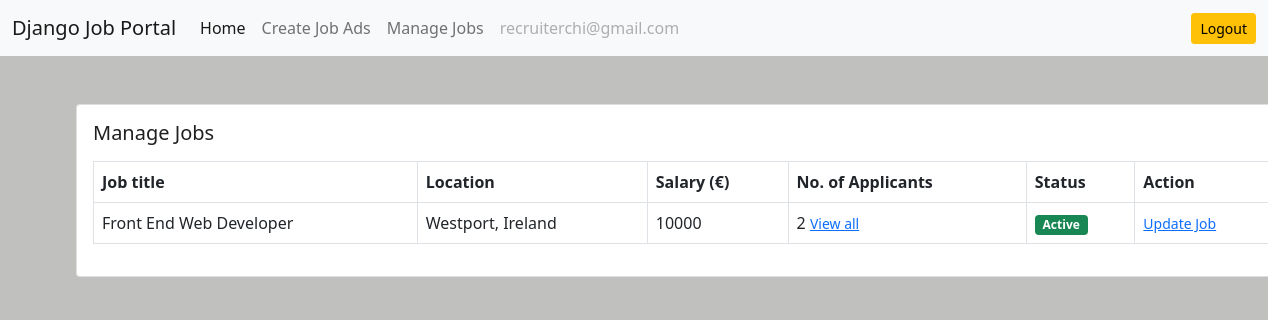
The page /job/manage-jobs/ (signed in) on the database its author committed.
### users/models.py (models this page shows)
class User(AbstractUser):
    email = models.EmailField(unique=True)
    is_recruiter = models.BooleanField(default=False)
    is_applicant = models.BooleanField(default=False)
    has_resume = models.BooleanField(default=False)
    has_company = models.BooleanField(default=False)

### work/models.py (models this page shows, shortened)
class Job(models.Model):
    job_type_choices = (
        ("Remote", "Remote"),
        ("Onsite", "Onsite"),
        ("Hybrid", "Hybrid"),
    )
    user = models.ForeignKey(User, on_delete=models.CASCADE)
    company = models.ForeignKey(Company, on_delete=models.CASCADE)
    title = models.CharField(max_length=100)
    city = models.CharField(max_length=100)
    salary = models.PositiveIntegerField(default=35000)
    requirements = models.TextField()
    ideal_candidate = models.TextField()
    is_available = models.BooleanField(default=True)
    timestamp = models.DateTimeField(auto_now_add=True)
    industry = models.ForeignKey(
        Industry, on_delete=models.DO_NOTHING, null=True, blank=True
    )
    state = models.ForeignKey(State, on_delete=models.DO_NOTHING, null=True, blank=True)
    job_type = models.CharField(
        max_length=20, choices=job_type_choices, null=True, blank=True
    )

class State(models.Model):
    name = models.CharField(max_length=100)
    def __str__(self):
        return self.name

### work/views.py (the view)
# urls.py: path("manage-jobs/", views.manage_jobs, name="manage-jobs"),
def manage_jobs(request):
    jobs = Job.objects.filter(user=request.user, company=request.user.company)
    context = {"jobs": jobs}
    return render(request, "work/manage_jobs.html", context)

### templates/work/manage_jobs.html
{% extends 'base.html' %}
{% load static %}
{% block content %}
<div class="card mx-auto" style="width: 76rem">
    <div class="card-body">
        <h5 class="card-title mb-3">Manage Jobs</h5>
        <div class="table-responsive">
            <table class="table table-bordered">
                <thead>
                    <tr>
                        <th scope="col">Job title</th>
                        <th scope="col">Location</th>
                        <th scope="col">Salary (€)</th>
                        <th scope="col">No. of Applicants</th>
                        <th scope="col">Status</th>
                        <th scope="col">Action</th>
                    </tr>
                </thead>
                <tbody>
                    {% for job in jobs %}
                    <tr>
                        <td>{{job.title}}</td>
                        <td>{{job.city}}, {{job.state}}</td>
                        <td>{{job.salary}}</td>
                        <td>
                            {{job.applyjob_set.all.count}}
                            <a href="{% url 'all-applicants' job.pk %}"><small>View all</small></a>
                        </td>
                        {% if job.is_available %}
                        <td><span class="badge bg-success">Active</span></td>
                        {% else %}
                        <td><span class="badge bg-warning">Not Active</span></td>
                        {% endif %}
                        <td>
                            <a href="{% url 'update-job' job.pk %}"><small>Update Job</small></a>
                        </td>
                    </tr>
                    {% endfor %}
                </tbody>
            </table>
        </div>
    </div>
</div>
{% endblock content %}

### templates/base.html (shortened to what this page needs)
<!DOCTYPE html>
{% load static %}
<html lang="en">
<head>
    <link rel="stylesheet" type="text/css" href="{% static 'styles/styles.css' %}" />
    <link href="https://cdn.jsdelivr.net/npm/bootstrap@5.0.2/dist/css/bootstrap.min.css" rel="stylesheet"
 />
</head>
<body class="background">
    <nav class="navbar navbar-expand-lg navbar-light bg-light">
        <div class="container-fluid">
            <a class="navbar-brand" href="{% url 'home' %}">Django Job Portal</a>
            <div class="collapse navbar-collapse" id="navbarSupportedContent">
                {% if request.user.is_authenticated %} {% if request.user.is_applicant%}
                <ul class="navbar-nav me-auto mb-2 mb-lg-0">
                    <li class="nav-item">
                        <a class="nav-link active" aria-current="page" href="{% url 'dashboard'%}">Home</a>
                    </li>
                    {% if request.user.has_resume %}
                    <li class="nav-item">
                        <a class="nav-link" href="{% url 'job-listing' %}">Apply to Jobs</a>
                    </li>
                    <li class="nav-item">
                        <a class="nav-link" aria-current="page" href="{% url 'applied-jobs' %}">Manage Job
                            Applications</a>
                    </li>
                    {% else %}
                    <li class="nav-item">
                        <a class="nav-link" href="{% url 'update-resume' %}">Create Resume</a>
                    </li>
                    {% endif %}
                    <li class="nav-item">
                        <a class="nav-link disabled" href="#" tabindex="-1"
                            aria-disabled="true">{{request.user.email}}</a>
                    </li>
                </ul>
                <a href="{% url 'logout' %}" class="btn btn-warning btn-sm">Logout</a>
                {% elif request.user.is_recruiter %}
                <ul class="navbar-nav me-auto mb-2 mb-lg-0">
                    <li class="nav-item">
                        <a class="nav-link active" aria-current="page" href="#">Home</a>
                    </li>
                    {% if request.user.has_company %}
                    <li class="nav-item">
                        <a class="nav-link" href="{% url 'create-job' %}">Create Job Ads</a>
                    </li>
                    <li class="nav-item">
                        <a class="nav-link" href="{% url 'manage-jobs' %}">Manage Jobs</a>
                    </li>
                    {% else %}
                    <li class="nav-item">
                        <a class="nav-link" href="{% url 'update-company' %}">Create Company</a>
                    </li>
                    {% endif %}
                    <li class="nav-item">
                        <a class="nav-link disabled" href="#" tabindex="-1"
                            aria-disabled="true">{{request.user.email}}</a>
                    </li>
                </ul>
                <a href="{% url 'logout' %}" class="btn btn-warning btn-sm">Logout</a>
                {% endif %} {% endif %}
            </div>
        </div>
    </nav>
    <div class="container mt-5">
         {% block content %} {% endblock content %}
    </div>
</body>
</html>

### static/styles/styles.css (style rules this page uses)
:root { --color-main: #179bcf; --color-main-light: #c68535; --color-dark: #3D424A; --color-dark-medium: #c0c0be; --color-dark-light: #E6E5DE; --color-light: #F1916D; --color-text: #202022; --test-colour: #fcfcfc; }
.background { color: var(--color-text); background-color: var(--color-dark-medium); }

### rows shown on the page
User: user.email "recruiterchi@gmail.com"
Job: title "Front End Web Developer", city "Westport", state "Ireland", salary "10000", applyjob_set.all.count "2", is_available "Active"
